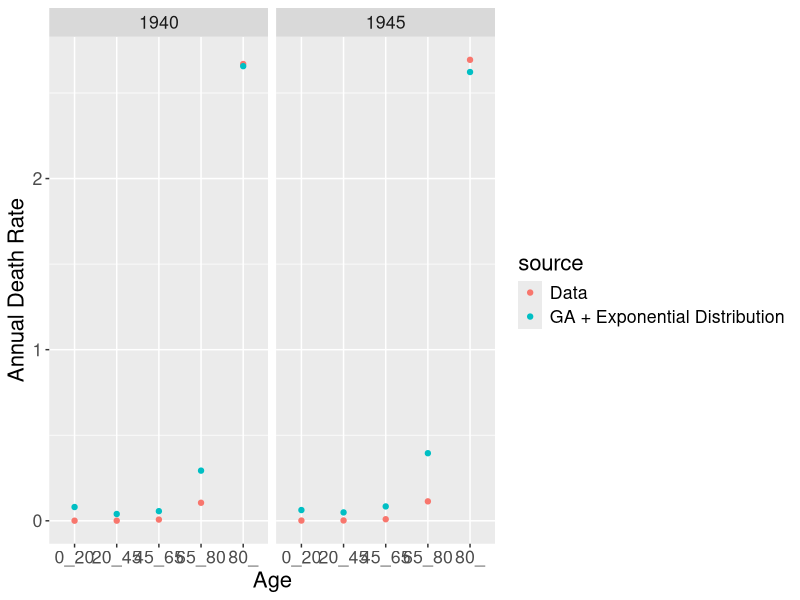
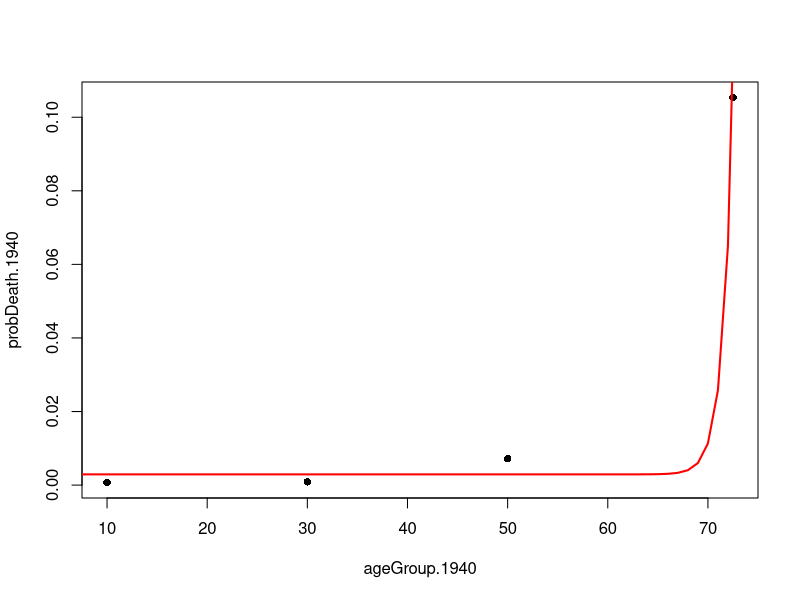
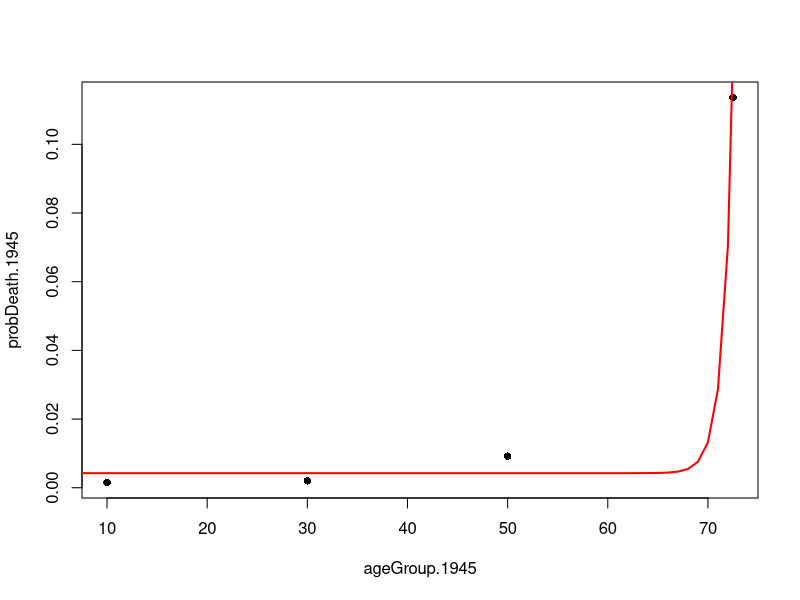

The R source for these figures, in order:
NetherlandsDeathsByAge_1000 = read.csv("NetherlandsDeathsByAge.csv")
NetherlandsPopulationByAge_1000 = read.csv("NetherlandsPopulationByAge.csv")


NetherlandsProbDeathsByAge_1000 = NetherlandsPopulationByAge_1000 
NetherlandsProbDeathsByAge_1000[2] = (NetherlandsDeathsByAge_1000[2] + NetherlandsDeathsByAge_1000[3]) / (NetherlandsPopulationByAge_1000[2] + NetherlandsDeathsByAge_1000[2] + NetherlandsDeathsByAge_1000[3])
NetherlandsProbDeathsByAge_1000[3] = NetherlandsDeathsByAge_1000[4]/ (NetherlandsPopulationByAge_1000[3] + NetherlandsDeathsByAge_1000[4])
NetherlandsProbDeathsByAge_1000[4] = NetherlandsDeathsByAge_1000[5]/ (NetherlandsPopulationByAge_1000[4] + NetherlandsDeathsByAge_1000[5])
NetherlandsProbDeathsByAge_1000[5] = NetherlandsDeathsByAge_1000[6]/ (NetherlandsPopulationByAge_1000[5] + NetherlandsDeathsByAge_1000[6])
NetherlandsProbDeathsByAge_1000[6] = NetherlandsDeathsByAge_1000[7]/ (NetherlandsPopulationByAge_1000[6] + NetherlandsDeathsByAge_1000[7])

write.csv(NetherlandsProbDeathsByAge_1000, "NetherlandsProbDeathsByAge_1000.csv")

library(ggplot2)
probDeathByAgeGroup = data.frame(ageGroup = c("0_20","20_45","45_65","65_80","80_","0_20","20_45","45_65","65_80","80_"), probDeath = c(0.000678528,0.00087799,0.007178527,0.105390335,2.669333333,0.001498961,0.002021953,0.009212828,0.113659359,2.69382716), year = c(1940,1940,1940,1940,1940,1945,1945,1945,1945,1945))
fit1940 = c(0.03918391838669777,33.38881301879883,-27.568927764892578)
fit1945 = c(0.04838055372238159, 26.322864532470703, 31.86722755432129)
mortalityOfPersonByAge = function(fit, age){
  return (fit[1] * exp(((age - fit[2]) / fit[3]) ^ 2))
}
probDeathByAgeGroup$ModelFit = c(mortalityOfPersonByAge(fit1940, 10),mortalityOfPersonByAge(fit1940, 30),mortalityOfPersonByAge(fit1940, 50),mortalityOfPersonByAge(fit1940, 72.5),mortalityOfPersonByAge(fit1940, 90),mortalityOfPersonByAge(fit1945, 10),mortalityOfPersonByAge(fit1945, 30),mortalityOfPersonByAge(fit1945, 50),mortalityOfPersonByAge(fit1945, 72.5),mortalityOfPersonByAge(fit1945, 90))

library(reshape2)
probDeathByAgeGroup = melt(probDeathByAgeGroup, id.vars = c("ageGroup", "year"), variable.name = "source", value.name = "probDeath")
probDeathByAgeGroup$source = ifelse(probDeathByAgeGroup$source == "probDeath", "Data", "GA + Exponential Distribution")
ggplot(probDeathByAgeGroup, aes (ageGroup, probDeath, group = source)) + geom_point(aes(color = source)) + theme(text = element_text(size = 16)) + xlab("Age") + ylab("Annual Death Rate") + guides(size=FALSE) + facet_grid(.~year) 


####1940 model fit####
ageGroup.1940 = c(10,30,50,72.50)#,90)
probDeath.1940 = c(0.000678528,0.00087799,0.007178527,0.105390335)#,2.669333333)
exponential.model.1940 <- lm(probDeath.1940 ~ exp(ageGroup.1940))

age_values.1940 = seq(1, 100, 1)
probDeath.predicted.1940 <- predict(exponential.model.1940,list(ageGroup.1940 = age_values.1940))
plot(ageGroup.1940, probDeath.1940,pch=16)
lines(age_values.1940,probDeath.predicted.1940,lwd=2, col = "red", xlab = "Age Group", ylab = "Prob Death")

####1945 model fit####
ageGroup.1945 = c(10,30,50,72.5)#,90)
probDeath.1945 = c(0.001498961,0.002021953,0.009212828,0.113659359)#,2.69382716)
exponential.model.1945 <- lm(probDeath.1945 ~ exp(ageGroup.1945))

age_values.1945 = seq(1, 100, 1)
probDeath.predicted.1945 <- predict(exponential.model.1945,list(ageGroup.1945 = age_values.1945))
plot(ageGroup.1945, probDeath.1945,pch=16)

lines(age_values.1945,probDeath.predicted.1945,lwd=2, col = "red", xlab = "Age Group", ylab = "Prob Death")
